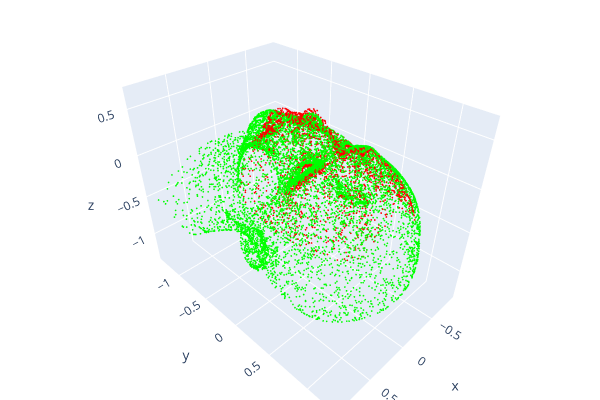

The code cell stored with this chart in its notebook:
### Code cell
# ref is mean face here so alignment won't look perfect
o3d.visualization.draw_plotly([ref_pcd, src_pcd.transform(T)])

### Figure 1 — Plotly figure (JSON) as saved in the notebook; plotly's stock layout.template omitted (floating-point values rounded to 4 significant figures; data arrays with more than 128 entries replaced by an {"elided": "..."} marker saying what was removed)
{"data": [{"marker": {"color": {"elided": "10788x3 float values"}, "size": 1}, "mode": "markers", "type": "scatter3d", "x": {"elided": "10788 float values"}, "y": {"elided": "10788 float values"}, "z": {"elided": "10788 float values"}}, {"marker": {"color": {"elided": "3262x3 float values"}, "size": 1}, "mode": "markers", "type": "scatter3d", "x": {"elided": "3262 float values"}, "y": {"elided": "3262 float values"}, "z": {"elided": "3262 float values"}}], "layout": {"height": 400, "margin": {"b": 0, "l": 0, "r": 0, "t": 0}, "scene": {"camera": {"center": {"x": 0, "y": 0, "z": 0}, "up": {"x": 0, "y": 0, "z": 1}}}, "showlegend": false, "width": 600}}
